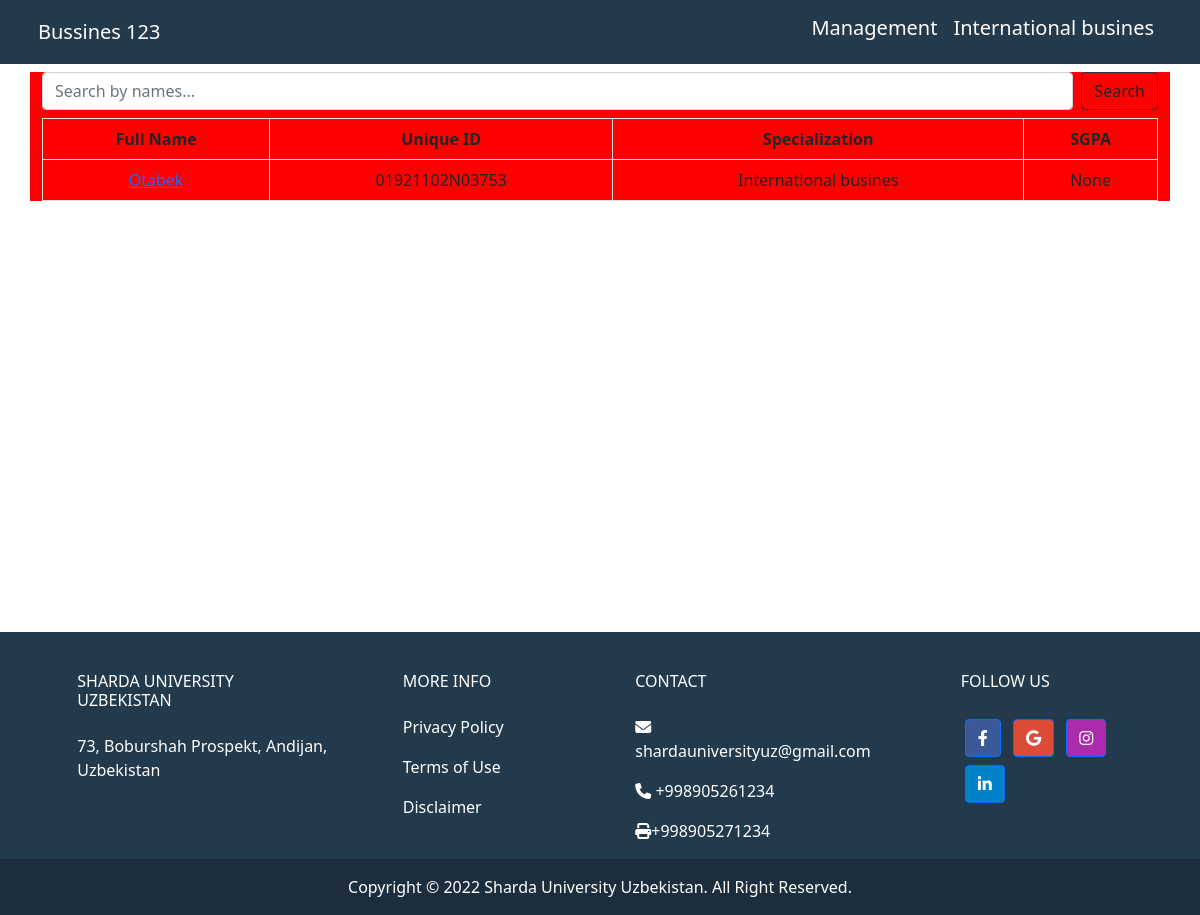
The app's page /group/Bussines/123/ with its own data.
### main/models.py (models this page shows, shortened)
class Group(models.Model):
    name = models.CharField(max_length=50)
    code = models.CharField(max_length=50, null=True, blank=True, unique=True)
    course = models.ForeignKey(Branch, on_delete=models.CASCADE, related_name='groups')
    isarchive = models.BooleanField(default=False)

class Specialization(models.Model):
    name = models.CharField(max_length=100, null=True)
    branch = models.ForeignKey(Branch, on_delete=models.CASCADE, related_name='faculty', null=True)
    def __str__(self):
        return self.name

class Student(models.Model):
    name = models.CharField(max_length=100, null=True, blank=True)
    unique_id = models.CharField(max_length=12, blank=True, null=True, unique=True)
    group = models.ForeignKey(Group, on_delete=models.DO_NOTHING,related_name="students")
    specializetion = models.ForeignKey(Specialization, on_delete=models.CASCADE)
    cgpa = models.FloatField(null=True, blank=True)
    sgpa = models.FloatField(null=True, blank=True)

### main/views.py (the view)
# urls.py: path('group/<str:name>/<str:code>/', views.group , name='group'),
def group(request, name, code):
    global group
    group = Group.objects.get(code = code)
    spec = Specialization.objects.filter(branch = group.course)
    search = request.GET.get('search')
    if search:
        search = search.capitalize()
        print(search)
        students = group.students.filter(name__startswith = search)
    else:
        students = group.students.all()
    return render(request, 'group.html', {"specs" : spec, 'students': students, 'group' : group})

### templates/group.html (shortened to what this page needs)
{% load static %}
<!DOCTYPE html>
<html lang="en">
<head>
  <link href="https://cdn.jsdelivr.net/npm/bootstrap@5.0.2/dist/css/bootstrap.min.css" rel="stylesheet"
>
  <link rel="stylesheet" href="../styles/groups.css">
  <link rel="stylesheet" href="https://cdnjs.cloudflare.com/ajax/libs/font-awesome/6.1.1/css/all.min.css"
 />
</head>
<body>
  <header style="background-color:#23394c;color:white">
    <nav class="nav d-flex justify-content-between container navbar navbar-expand-sm  p-2">
      <div>
        <a class="navbar-brand text-dark h1 text-bold text-white" href="#">{{group.name}} {{group.code}}</a>
      </div>
      <div>
        <ul class="list-unstyled navbar-nav">
          {% for spec in specs %}
          <li class="nav-item"><a class="text-decoration-none nav-link text-white h5"
              href="{% url 'spec'  spec.id %}">{{spec.name}}</a></li>
          {% endfor %}
        </ul>
      </div>
    </nav>
  </header>
  <div style="min-height:70vh">
    <main class="content container">
      <form class="d-flex my-2" method="GET">
        <input class="form-control search-input me-2" type="search" name="search" placeholder="Search by names..."
          aria-label="Search">
        <button class="btn btn-outline-dark submit" type="submit">Search</button>
      </form>
      <table class="table table-bordered table-responsive">
        <thead>
          <tr>
            <th>Full Name</th>
            <th>Unique ID</th>
            <th>Specialization</th>
            <th>SGPA</th>
          </tr>
        </thead>
        <tbody>
          {% for student in students %}
          <tr>
            <td><a  href="{% url 'studentinfo' student.name student.id %}"> {{student.name}} </a></td>
            <td>{{student.unique_id}}</td>
            <td>{{student.specializetion}}</td>
            <td>{{student.sgpa}}</td>
          </tr>
          {% endfor %}
        </tbody>
      </table>
    </main>
  </div>
  <div>
    <footer class="text-center text-lg-start text-white" style="background-color: #23394c">
      <div class="container p-4 pb-0">
        <section class="">
          <div class="row">
            <div class="col-md-3 col-lg-3 col-xl-3 mx-auto mt-3">
              <h6 class="text-uppercase mb-4 font-weight-bold">
                Sharda University Uzbekistan
              </h6>
              <p>
                73, Boburshah Prospekt, Andijan, Uzbekistan
              </p>
            </div>
            <div class="col-md-2 col-lg-2 col-xl-2 mx-auto mt-3">
              <h6 class="text-uppercase mb-4 font-weight-bold">More Info</h6>
              <p>
                <a target="_blank" href="https://www.shardauniversity.uz/privacy-policy"
                  class="text-white text-decoration-none">Privacy
                  Policy</a>
              </p>
              <p>
                <a target="_blank" href="https://www.shardauniversity.uz/terms-of-use"
                  class="text-white text-decoration-none">Terms of
                  Use</a>
              </p>
              <p>
                <a target="_blank" href="https://www.shardauniversity.uz/disclaimer"
                  class="text-white text-decoration-none">Disclaimer</a>
              </p>
            </div>
            <div class="col-md-4 col-lg-3 col-xl-3 mx-auto mt-3">
              <h6 class="text-uppercase mb-4 font-weight-bold">Contact</h6>
              <p><i class="fas fa-envelope mr-3"></i> shardauniversityuz@gmail.com</p>
              <p><i class="fas fa-phone mr-3"></i> +998905261234</p>
              <p><i class="fas fa-print mr-3"></i>+998905271234</p>
            </div>
            <div class="col-md-3 col-lg-2 col-xl-2 mx-auto mt-3">
              <h6 class="text-uppercase mb-4 font-weight-bold">Follow us</h6>
              <a target="_blank" class="btn btn-primary btn-floating m-1" style="background-color: #3b5998"
                href="https://www.facebook.com/ShardaUniversityUzbekistan" role="button"><i
                  class="fab fa-facebook-f"></i></a>
              <a target="_blank" class="btn btn-primary btn-floating m-1" style="background-color: #dd4b39"
                href="https://www.shardauniversity.uz/" role="button"><i class="fab fa-google"></i></a>
              <a target="_blank" class="btn btn-primary btn-floating m-1" style="background-color: #ac2bac"
                href="https://instagram.com/shardauniuz?igshid=YmMyMTA2M2Y=" role="button"><i
                  class="fab fa-instagram"></i></a>
              <a target="_blank" class="btn btn-primary btn-floating m-1" style="background-color: #0082ca"
                href="https://www.linkedin.com/company/sharda-university-uzbekistan/" role="button"><i
                  class="fab fa-linkedin-in"></i></a>
            </div>
          </div>
        </section>
      </div>
      <div class="text-center p-3" style="background-color: rgba(0, 0, 0, 0.2)">
        Copyright © <span id="year"></span> Sharda University Uzbekistan. All Right Reserved.
      </div>
    </footer>
  </div>
</body>
</html>

### static/styles/groups.css (style rules this page uses)
* { margin: 0; padding: 0; box-sizing: border-box; }
.nav { display: flex; justify-content: space-around; }
th, td { text-align: center; }
.content { background-color: red; }
.submit { border: 1px solid #23394c; }

### records on screen
Group: name "Bussines", code "123"
Specialization: name "Management"
Specialization: name "International busines"
Student: name "Otabek", unique_id "01921102N03753", specializetion "International busines", sgpa "None"
